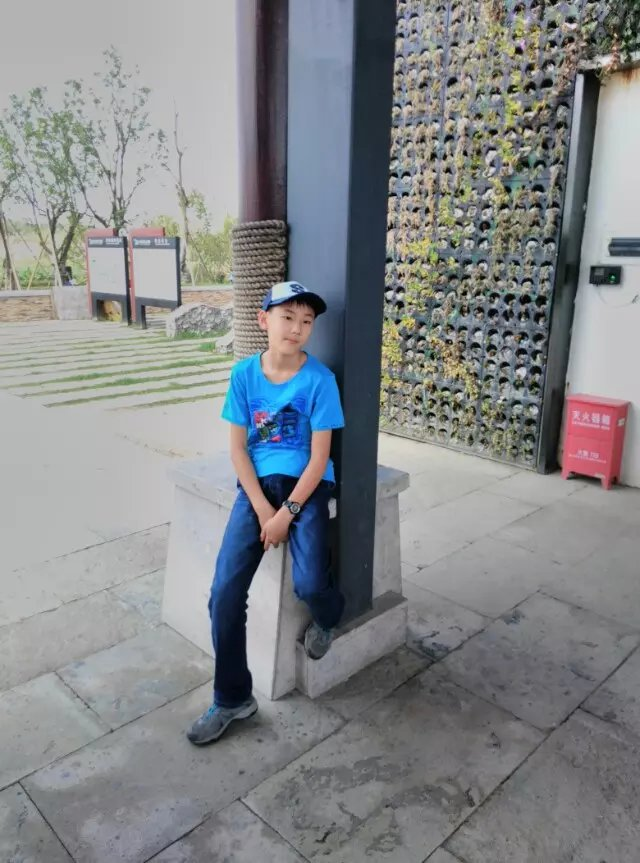
%> input picture tupian.jpg, 640 x 863 px
$ octave add.m   (GNU Octave 9; MATLAB toolbox functions it lacks are replaced by stand-ins)
%> lines starting %> are read from the running program, lines starting %| are printed output that depends on the picture
I=imread('tupian.jpg');
%> I is the input picture: size 863x640x3 uint8; mean R, G, B 131.8, 134.7, 137.1
i=imresize(I,[640,1137]);
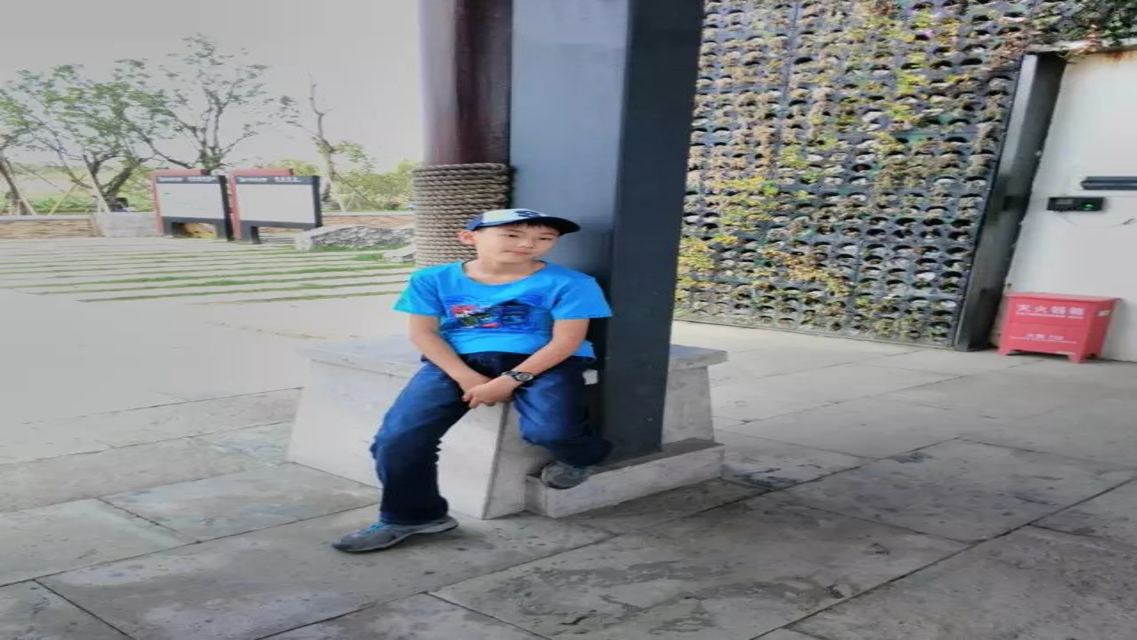
%> i: size 640x1137x3 uint8; mean R, G, B 131.8, 134.7, 137.1
subplot(1,3,1)
imshow(i);
P=imread('p.jpg');
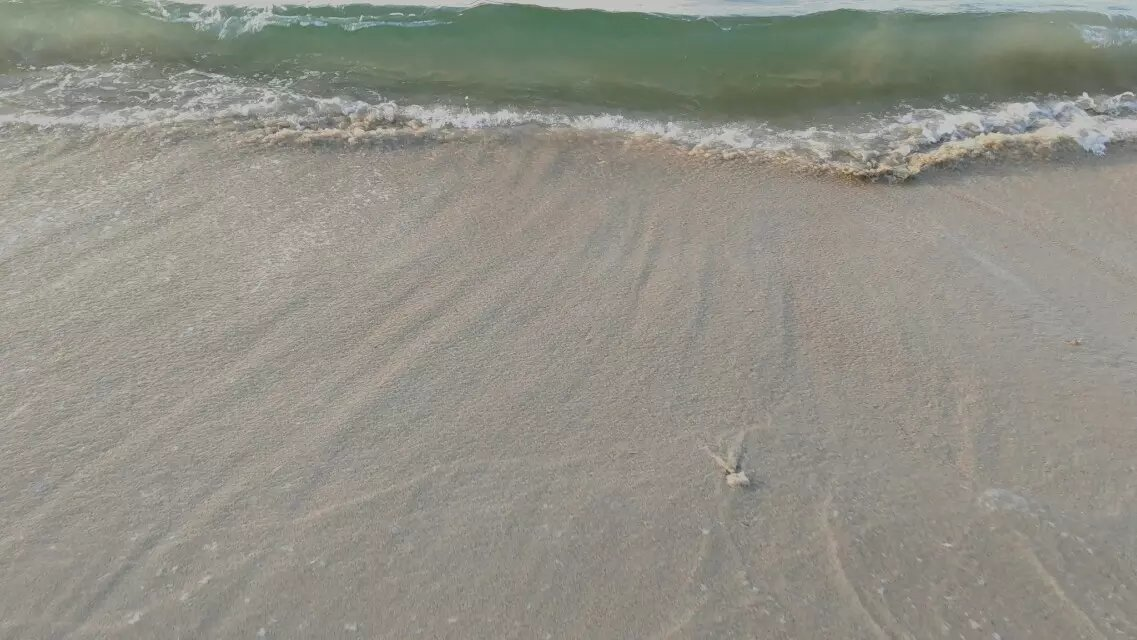
%> input picture p.jpg, 1137 x 640 px
%> P is the input picture: size 640x1137x3 uint8; mean R, G, B 145.5, 144.1, 134.6
p=imresize(P,[640,1137]);
subplot(1,3,2)
imshow(p);
K=imadd(i,p,'uint8');
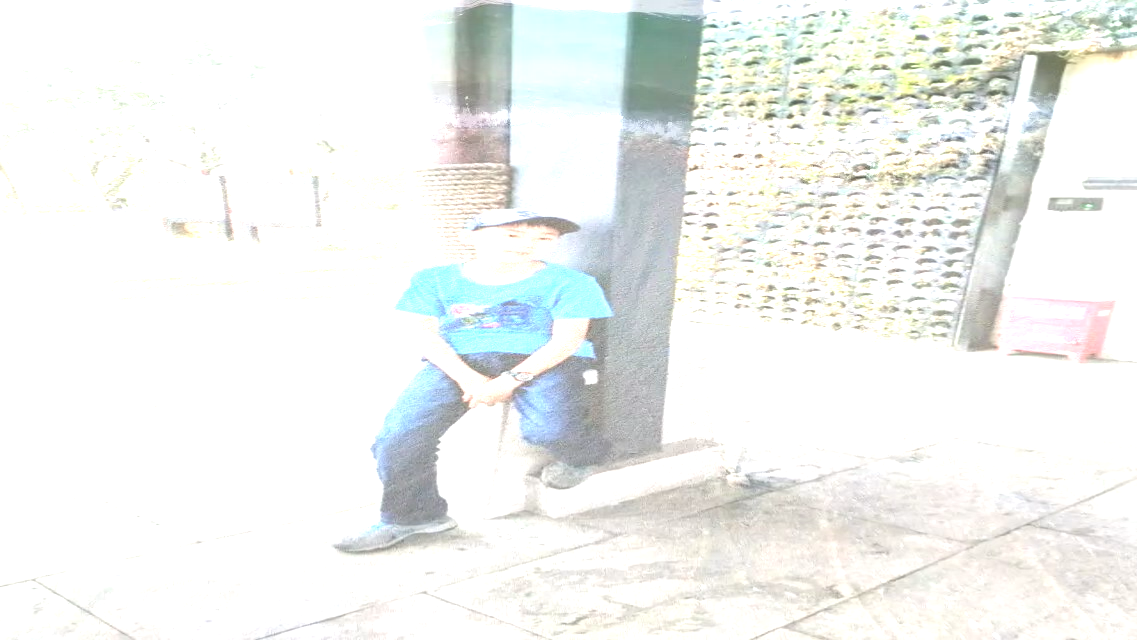
%> K: size 640x1137x3 uint8; mean R, G, B 240.7, 242.9, 240.8
subplot(1,3,3)
imshow(K,[]);
